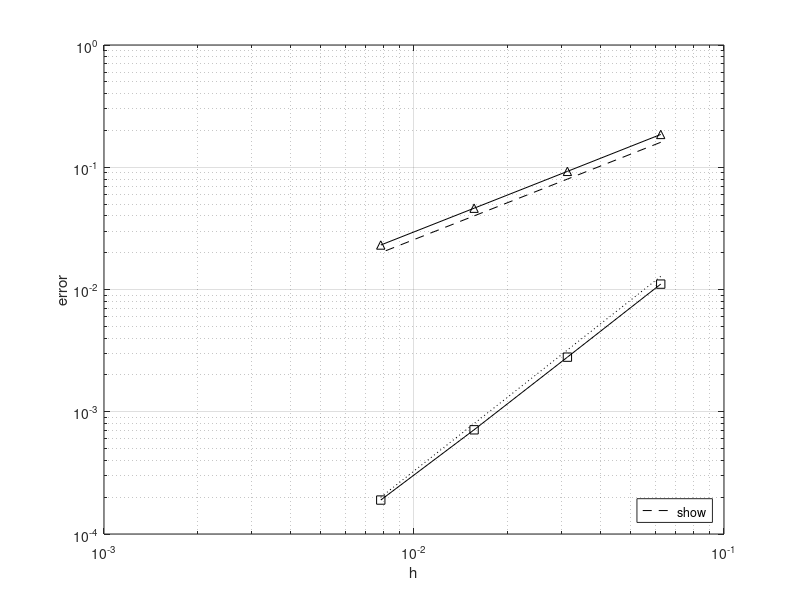

Write the MATLAB code that produced this figure.
% adjoint BDF2
mesh_size = [0.0625,0.03125,0.015625,0.0078125];
reference1 = [8,4,2,1];
reference2 = [64,16,4,1];
error_v_ell2 = [0.185467,0.0925247,0.0462354,0.0231143];
error_v_infty = [0.0110689,0.00279672,0.000711812,0.000189558];

loglog(mesh_size,0.02*reference1,'--k','DisplayName','$$O(h)$$');
hold on;
loglog(mesh_size,0.0002*reference2,':k','DisplayName','$$O(h^2)$$');
loglog(mesh_size,error_v_ell2,'-k^','DisplayName','$$\left\|v-v_h \right\|_{\ell^2 ([0,T];H^1(\Omega))}$$');
loglog(mesh_size,error_v_infty,'-ks','DisplayName','$$\left\|v-v_h\right\|_{\ell^{\infty} ([0,T];L^2(\Omega))}$$');

legend('show', 'Location', 'southeast');
grid on;
xlabel('h');
ylabel('error');